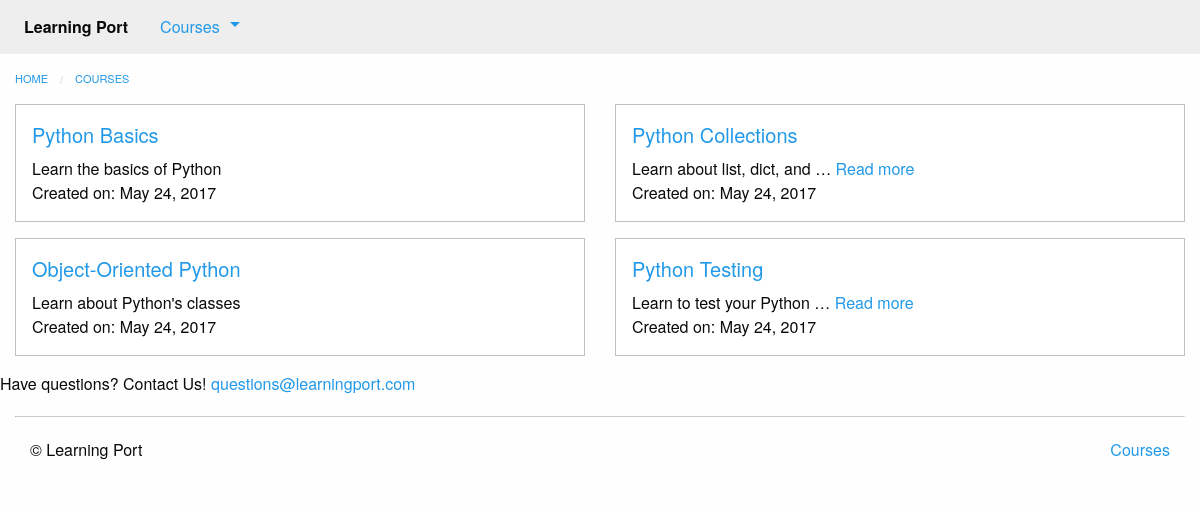
Page /courses/ on the earlier database version.
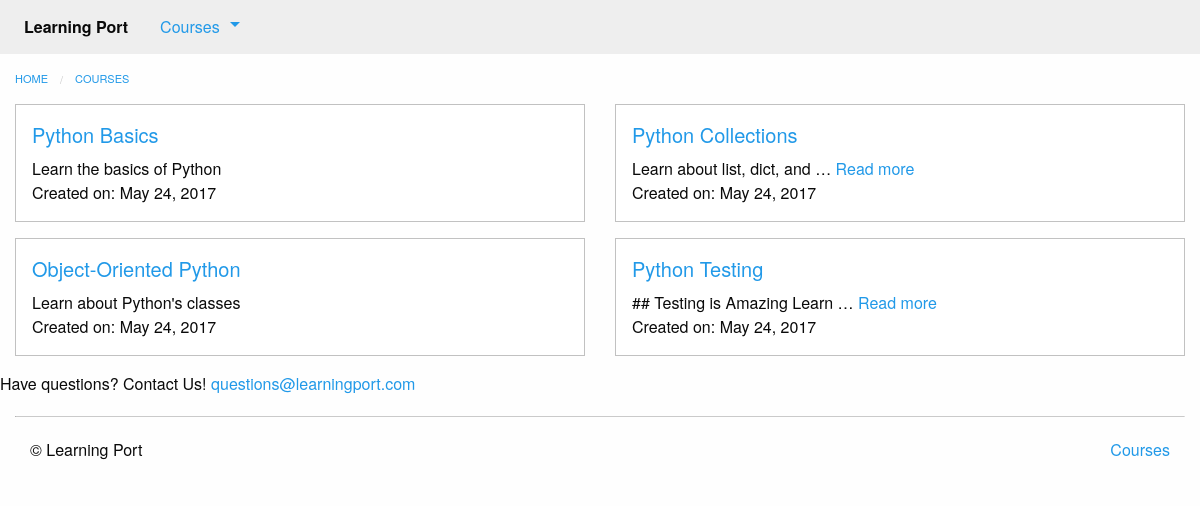
Same page on the later database version.
### courses/models.py (models this page shows, shortened)
class Course(models.Model):
    created_at = models.DateTimeField(auto_now_add=True)
    title = models.CharField(max_length=255)
    description = models.TextField()

### courses/views.py (the view)
def course_list(request):
    courses = models.Course.objects.all()
    email = "questions@learningport.com"
    return render(request, 'courses/course_list.html', {'courses': courses,
                                                        'email': email})

### courses/templatetags/course_extras.py (called while the page is built)
@register.inclusion_tag('courses/course_nav.html')
def nav_courses_list():
    courses = Course.objects.all()
    return {'courses': courses }

### courses/templates/courses/course_list.html (shortened to what this page needs)
{% extends "courses/layout.html" %}
{% load static from staticfiles %}
{% block content %}
    <div class="row columns">
        {{ block.super }}
    </div>
    <div class="row">
        {%  for course in courses %}
            <div class="small-6 columns">
                <div class="callout">
                    <h5><a href="{% url 'courses:detail' pk=course.pk %}">{{ course.title }}</a></h5>
                    <div class="card-copy">
                        {% if course.description|wordcount <= 5 %}
                            {{ course.description }}
                        {% else %}
                            {{ course.description|truncatewords:5 }}
                            <a href="{% url 'courses:detail' pk=course.pk %}">Read more</a>
                        {% endif %}
                        <div>
                          Created on: {{ course.created_at|date:"F j, Y"}}
                        </div>
                    </div>
                </div>
            </div>
            {% if forloop.counter|divisibleby:"2" %}
                </div>
                <div class="row">
            {% endif %}
        {% endfor %}
        <div>
          Have questions? Contact Us! {{ email|urlize }}
        </div>
    </div>
{% endblock %}

Differences in the rows shown:
changed Course "Python Testing": description "Learn to test your Python …" → "## Testing is Amazing Learn …"
